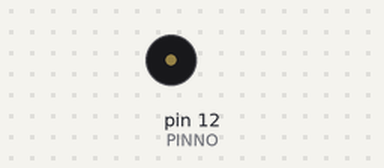
A sketch run on a simulated Arduino Uno, built with avr-gcc and run on an emulated ATmega328P. Shown: buzzer (waves = sounding).

Above: at 0.9 s.
At 2.78 s:
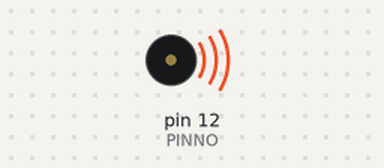
Timing chart, 0 to 3.1 s (numbered marks = the images above):
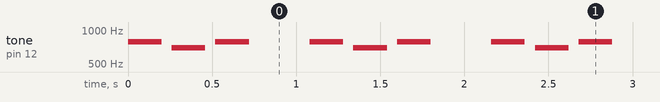

The sketch:

potato.ino
```cpp
#define BEAT 200   // 音の長さを指定

#define PINNO 12   // 圧電スピーカを接続したピン番号

void setup() {
}
void loop() {

     tone(PINNO,784,BEAT) ;  // ファ
     delay(260) ;
     tone(PINNO,698,BEAT) ;  // ファ#
     delay(260) ;
     tone(PINNO,784,BEAT) ;  // ファ#
     delay(260) ;

     delay(300) ;           // ３秒後に繰り返す
}
```

Measured:
- by itself, tone on pin 12 (PINNO): repeats every 1.1 s: silent 0.06 s, 698 Hz 0.20 s, silent 0.06 s, 784 Hz 0.20 s, silent 0.36 s, 784 Hz 0.20 s
